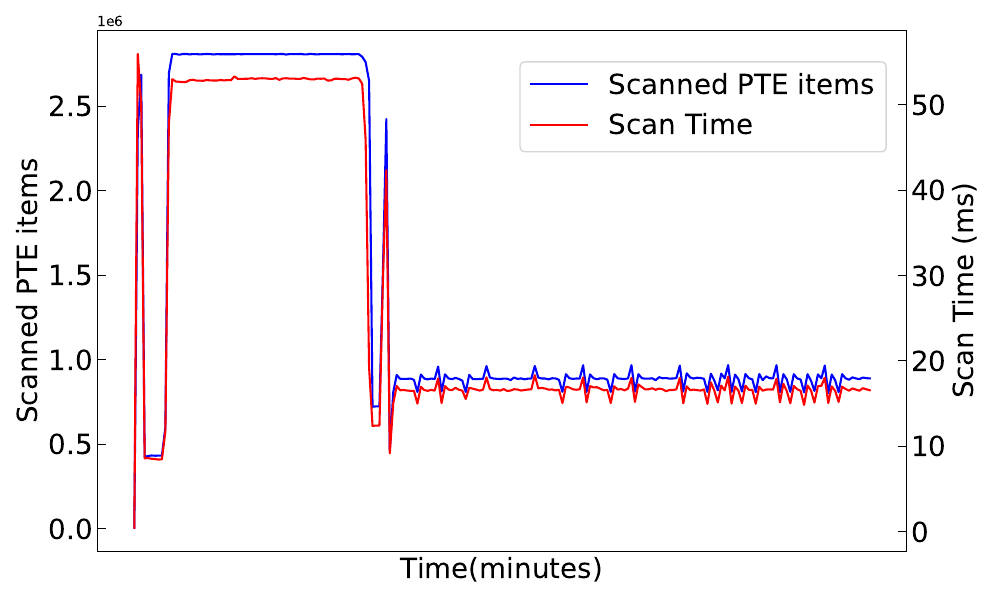

Python code for this plot:
import re
import matplotlib.pyplot as plt

# 假设日志文件名是 pt_scan.log
log_file = 'pt_scan_pr.log'

# 用于存储提取的页表值和时间
page_values = []
times = []

# 定义正则表达式，匹配日志中的相关数据
log_pattern = re.compile(r"A/T: (\d+)/(\d+) \((\d+) ")

# 读取日志文件
with open(log_file, 'r') as file:
    for line in file:
        match = log_pattern.search(line)
        if match:
            page_value = int(match.group(2))  # 第二个斜杠后的值
            time_value = int(match.group(3))  # 时间值（微秒）

            page_values.append(page_value)
            times.append(time_value/1000)  # 转换为毫秒

# 统一字体大小变量
FONT_SIZE = 20
LEGEND_SIZE = 20
LABEL_SIZE = 20
TICK_SIZE = 20

# 调整图形尺寸
fig, ax1 = plt.subplots(figsize=(10, 6))

# 绘制页表值的折线
ax1.set_xlabel('Time(minutes)', fontsize=LABEL_SIZE)
ax1.set_ylabel('Scanned PTE items', fontsize=LABEL_SIZE)
ax1.plot(range(len(page_values)), page_values, color='blue', label='Scanned PTE items')
ax1.tick_params(axis='y', labelsize=TICK_SIZE)
ax1.tick_params(axis="both", direction="in", length=6)
# 绘制时间的折线
ax2 = ax1.twinx()
ax2.set_ylabel('Scan Time (ms)', fontsize=LABEL_SIZE)
ax2.plot(range(len(times)), times, color='red', label='Scan Time')
ax2.tick_params(axis='y', labelsize=TICK_SIZE)

# 合并图例，并放置在右上角
fig.legend(loc='upper right', bbox_to_anchor=(0.90, 0.92), ncol=1, fontsize=LEGEND_SIZE)

# 隐藏 x 轴刻度
plt.xticks([], fontsize=TICK_SIZE)
# 调整图形布局
# plt.gca().yaxis.offsetText.set_fontsize(TICK_SIZE-2)

plt.tight_layout()
plt.tick_params(axis="both", direction="in", length=6)

# 保存图像
plt.savefig('pr_scan_time.png', dpi=300)
plt.savefig('pr_scan_time.pdf', dpi=300)
